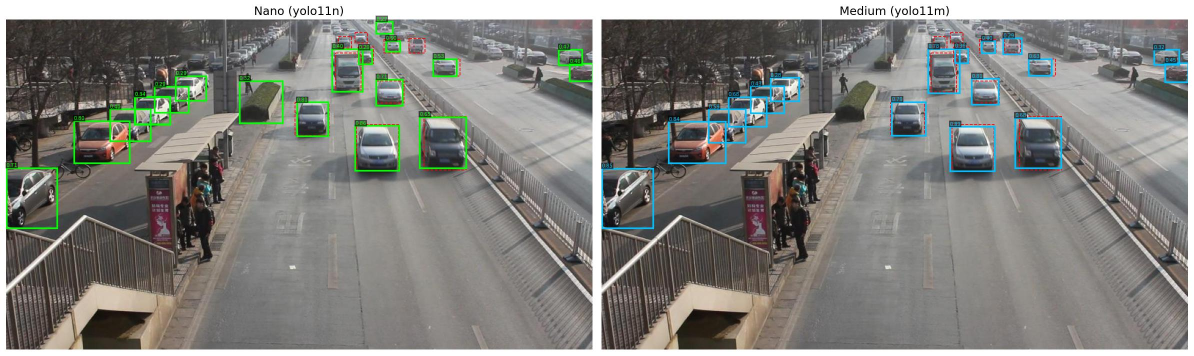
#> input picture kiwi_samples/MVI_20011_f00205_compare.jpg, 2388 x 711 px (shown at 1/2 size)
$ python -i meteor_extract_65_features.py   (imports and definitions only)   (older library calls are emulated)
#> lines starting #> are read from the running program, lines starting #| are printed output that depends on the picture
#!/usr/bin/env python3
"""Extract DETRAC's full 65 features on METEOR clips.

Resizes each METEOR frame to 960×540 (matching DETRAC) and runs
the exact same extraction functions. This ensures apples-to-apples
comparison between DETRAC and METEOR feature sets.

Merges with existing detection results (meteor_detection_results.csv).

Output: meteor_validation/meteor_65_features.csv
"""

import time
import warnings
from pathlib import Path

import cv2
import numpy as np
import pandas as pd
from scipy.stats import entropy as scipy_entropy

from meteor_common import (
    SCRIPT_DIR,
    SUBSAMPLE,
    discover_clips,
    read_video_frames,
)

# [1 line not run here, left out]

# ── Paths ──────────────────────────────────────────────────────────
DET_CSV = SCRIPT_DIR / "meteor_detection_results.csv"
OUT_CSV = SCRIPT_DIR / "meteor_65_features.csv"

# ── Target resolution (match DETRAC) ──────────────────────────────
FRAME_H, FRAME_W = 540, 960
STRIP_H = FRAME_H // 3  # 180 rows per strip

# ── Reusable OpenCV objects ────────────────────────────────────────
DARK_KERNEL = cv2.getStructuringElement(cv2.MORPH_RECT, (15, 15))
FAST_DETECTOR = cv2.FastFeatureDetector_create(threshold=20)
FAST_DETECTOR_320 = cv2.FastFeatureDetector_create(threshold=20)
MOG2_DICT = {}  # per-clip background subtractors

# Precomputed FFT masks
_FFT_MASKS = {}

def _get_fft_masks(h, w):
    key = (h, w)
    if key not in _FFT_MASKS:
        cy, cx = h // 2, w // 2
        Y, X = np.ogrid[:h, :w]
        dist_sq = (X - cx) ** 2 + (Y - cy) ** 2
        r_nyquist = min(h, w) // 4
        r_half = min(h, w) // 8
        _FFT_MASKS[key] = {
            "low_nyquist": dist_sq <= r_nyquist ** 2,
            "very_low": dist_sq <= r_half ** 2,
        }
    return _FFT_MASKS[key]


# ═══════════════════════════════════════════════════════════════════
# CATEGORY A: Resolution-Sensitivity Features (17)
# ═══════════════════════════════════════════════════════════════════

# [242 lines left out: functions extract_resolution_features, extract_density_features, extract_complexity_features, not called in this run]


# ═══════════════════════════════════════════════════════════════════
# CATEGORY D: Per-Strip Features (15)
# ═══════════════════════════════════════════════════════════════════

def extract_strip_features(gray):
    strips = {
        "top": gray[0:STRIP_H, :],
        "mid": gray[STRIP_H:2 * STRIP_H, :],
        "bot": gray[2 * STRIP_H:FRAME_H, :],
    }
    feats = {}
    strip_vals = {}

    for prefix, strip in strips.items():
        gray_f = strip.astype(np.float64)
        lap_var = float(cv2.Laplacian(gray_f, cv2.CV_64F).var())
        feats[f"{prefix}_laplacian_var"] = lap_var

        gx = cv2.Sobel(gray_f, cv2.CV_64F, 1, 0, ksize=3)
        gy = cv2.Sobel(gray_f, cv2.CV_64F, 0, 1, ksize=3)
        grad_std = float(np.sqrt(gx ** 2 + gy ** 2).std())
        feats[f"{prefix}_gradient_std"] = grad_std

        edges = cv2.Canny(strip, 50, 150)
        ed = float(edges.mean() / 255.0)
        feats[f"{prefix}_edge_density"] = ed

        h_s, w_s = strip.shape
        f = np.fft.fft2(gray_f)
        fshift = np.fft.fftshift(f)
        mag_s = np.abs(fshift) ** 2
        total_e = mag_s.sum() + 1e-10
        strip_masks = _get_fft_masks(h_s, w_s)
        low_e = mag_s[strip_masks["very_low"]].sum()
        feats[f"{prefix}_high_freq_energy"] = float((total_e - low_e) / total_e)

        strip_vals[prefix] = {"edge_density": ed, "gradient_std": grad_std,
                              "laplacian_var": lap_var}

    for metric in ["edge_density", "gradient_std", "laplacian_var"]:
        top_v = strip_vals["top"][metric]
        bot_v = strip_vals["bot"][metric]
        feats[f"ratio_top_bot_{metric}"] = float(top_v / (bot_v + 1e-8))

    return feats


# ═══════════════════════════════════════════════════════════════════
# CATEGORY E: BRISQUE-like (MSCN) Features (8)
# ═══════════════════════════════════════════════════════════════════

# [212 lines left out: functions extract_brisque_features, extract_all_features, main, not called in this run]


# [2 lines not run here, left out]

>>> import cv2
>>> picture = cv2.imread('../kiwi_samples/MVI_20011_f00205_compare.jpg', cv2.IMREAD_GRAYSCALE)
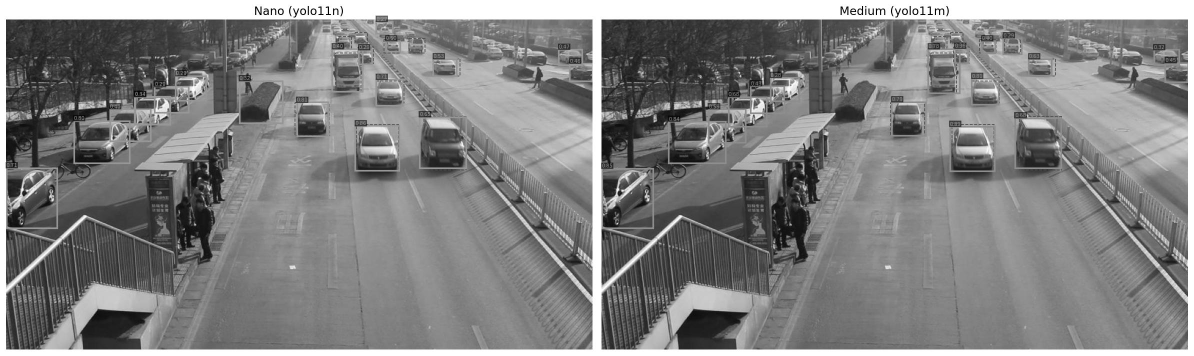
#> picture: shape (711, 2388) (shown at 1/2 size); min 0, max 255, mean 129.6
>>> result = extract_strip_features(picture)
#> the loop in extract_strip_features, `for prefix, strip in strips.items():` made 3 passes
#> (prefix, lap_var, grad_std, ed, total_e, low_e) on passes 2 to 3: ('mid', 598.1, 90.32, 0.114, 3.47e+15, 3.31e+15), ('bot', 347.8, 77.49, 0.0942, 2.92e+15, 2.77e+15)
#> (prefix, lap_var, grad_std, ed, total_e, cy in _get_fft_masks, cx in _get_fft_masks, r_nyquist in _get_fft_masks) on pass 1: ('top', 1246.1, 124.7, 0.119, 4.66e+15, 90, 1194, 45)
#> pass 1, in extract_strip_features, `gray_f = strip.astype(np.float64)`:
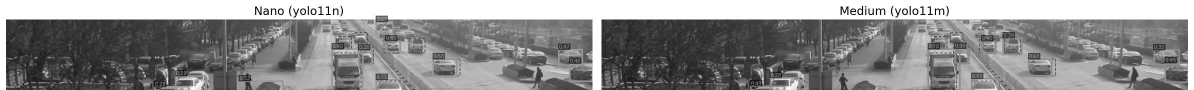
#> gray_f: shape (180, 2388) float64 (shown at 1/2 size); min 0, max 255, mean 140.7
#> pass 1, in extract_strip_features, `gx = cv2.Sobel(gray_f, cv2.CV_64F, 1, 0, ksize=3)`:
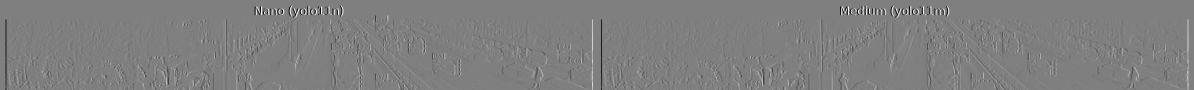
#> gx: shape (180, 2388) float64 (shown at 1/2 size); min -1020, max 1020, mean 0; drawn with min black and max white
#> pass 1, in extract_strip_features, `gy = cv2.Sobel(gray_f, cv2.CV_64F, 0, 1, ksize=3)`:
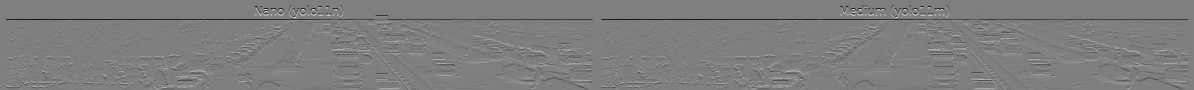
#> gy: shape (180, 2388) float64 (shown at 1/2 size); min -1011, max 1018, mean -5.9; drawn with min black and max white
#> pass 1, in extract_strip_features, `edges = cv2.Canny(strip, 50, 150)`:
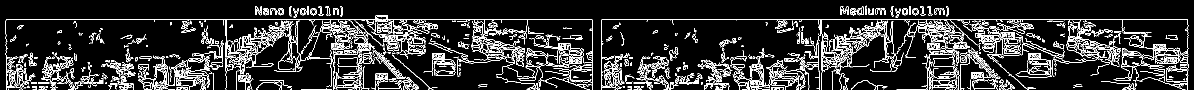
#> edges: shape (180, 2388) (shown at 1/2 size); 11.9% white in thin lines or dots
#> after the loop in extract_strip_features, `for prefix, strip in strips.items():`:
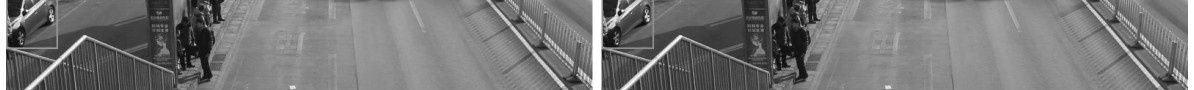
#> gray_f: shape (180, 2388) float64 (shown at 1/2 size); min 3, max 255, mean 118.4
#> after the loop in extract_strip_features, `for prefix, strip in strips.items():`: feats = 12 items; strip_vals = 3 items
#> the loop in extract_strip_features, `for metric in ["edge_density", "gradient_std", "laplacian_var"]:` made 3 passes
#> (top_v, bot_v) on passes 1 to 3: (0.119, 0.0942), (124.7, 77.49), (1246.1, 347.8)
#> after the loop in extract_strip_features, `for metric in ["edge_density", "gradient_std", "laplacian_var"]:`: feats = 15 items
#> result = 15 items

$ run again, on kiwi_samples/MVI_20012_f00176_compare.jpg
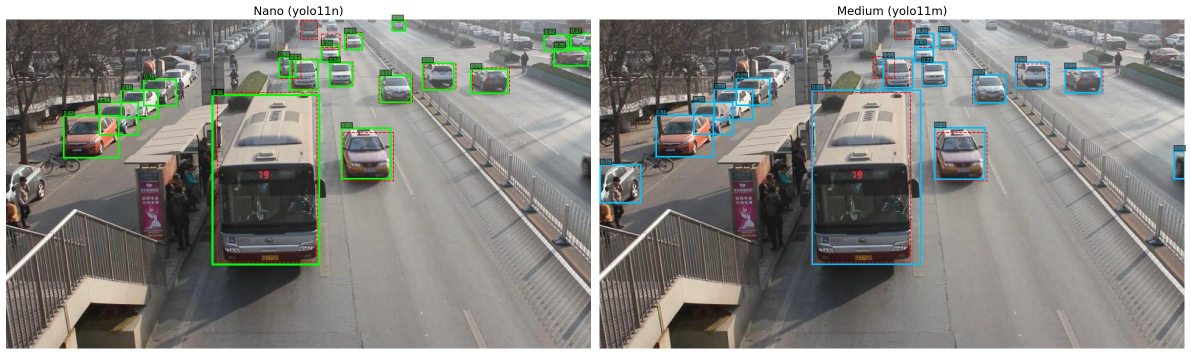
#> input picture kiwi_samples/MVI_20012_f00176_compare.jpg, 2382 x 709 px (shown at 1/2 size)
#> the loop in extract_strip_features, `for prefix, strip in strips.items():` made 3 passes
#> (prefix, lap_var, grad_std, ed, total_e, low_e) on passes 2 to 3: ('mid', 542.9, 88.25, 0.114, 4.17e+15, 4.02e+15), ('bot', 383.9, 79.48, 0.0895, 2.75e+15, 2.62e+15)
#> pass 1, in extract_strip_features, `edges = cv2.Canny(strip, 50, 150)`:
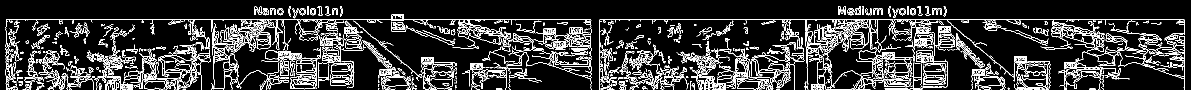
#> edges: shape (180, 2382) (shown at 1/2 size); 13.1% white in thin lines or dots
#> after the loop in extract_strip_features, `for prefix, strip in strips.items():`:
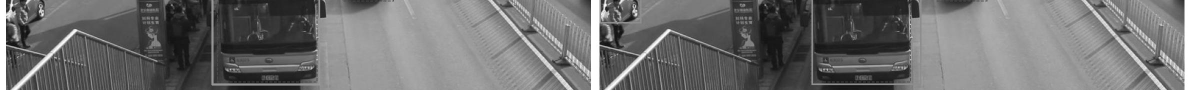
#> gray_f: shape (180, 2382) float64 (shown at 1/2 size); min 3, max 255, mean 111
#> after the loop in extract_strip_features, `for prefix, strip in strips.items():`: feats = 12 items; strip_vals = 3 items
#> the loop in extract_strip_features, `for metric in ["edge_density", "gradient_std", "laplacian_var"]:` made 3 passes
#> (top_v, bot_v) on passes 1 to 3: (0.131, 0.0895), (121.9, 79.48), (1206, 383.9)
#> after the loop in extract_strip_features, `for metric in ["edge_density", "gradient_std", "laplacian_var"]:`: feats = 15 items

$ run again, on kiwi_samples/MVI_20012_f00480_compare.jpg
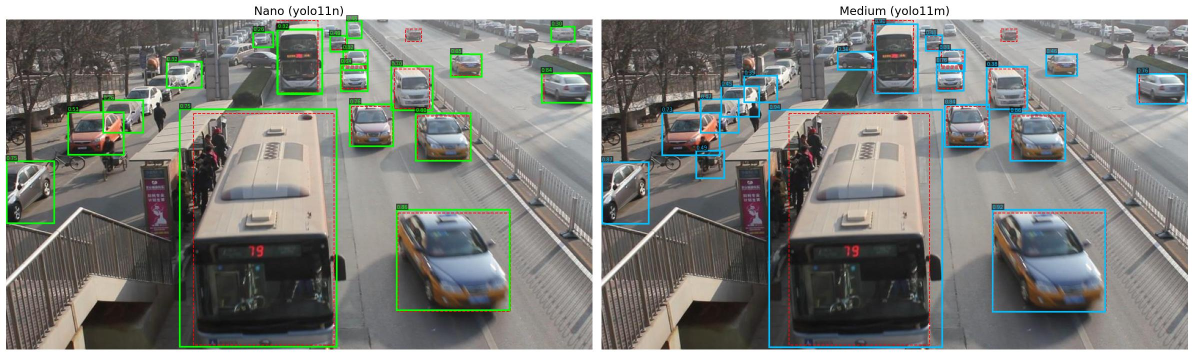
#> input picture kiwi_samples/MVI_20012_f00480_compare.jpg, 2388 x 711 px (shown at 1/2 size)
#> the loop in extract_strip_features, `for prefix, strip in strips.items():` made 3 passes
#> (prefix, lap_var, grad_std, ed, total_e, low_e) on passes 2 to 3: ('mid', 624.5, 89.79, 0.127, 4e+15, 3.84e+15), ('bot', 353.5, 77.16, 0.0962, 3.12e+15, 2.97e+15)
#> pass 1, in extract_strip_features, `edges = cv2.Canny(strip, 50, 150)`:
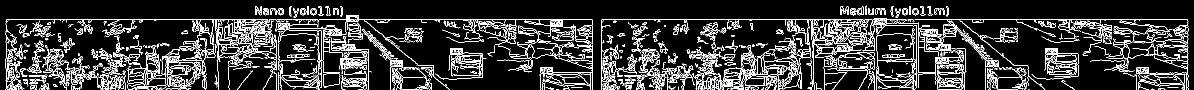
#> edges: shape (180, 2388) (shown at 1/2 size); 13.2% white in thin lines or dots
#> after the loop in extract_strip_features, `for prefix, strip in strips.items():`:
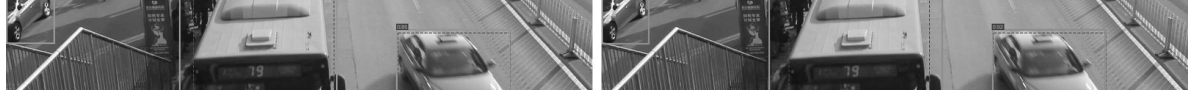
#> gray_f: shape (180, 2388) float64 (shown at 1/2 size); min 3, max 255, mean 118.2
#> after the loop in extract_strip_features, `for prefix, strip in strips.items():`: feats = 12 items; strip_vals = 3 items
#> the loop in extract_strip_features, `for metric in ["edge_density", "gradient_std", "laplacian_var"]:` made 3 passes
#> (top_v, bot_v) on passes 1 to 3: (0.132, 0.0962), (122.5, 77.16), (1199.9, 353.5)
#> after the loop in extract_strip_features, `for metric in ["edge_density", "gradient_std", "laplacian_var"]:`: feats = 15 items
